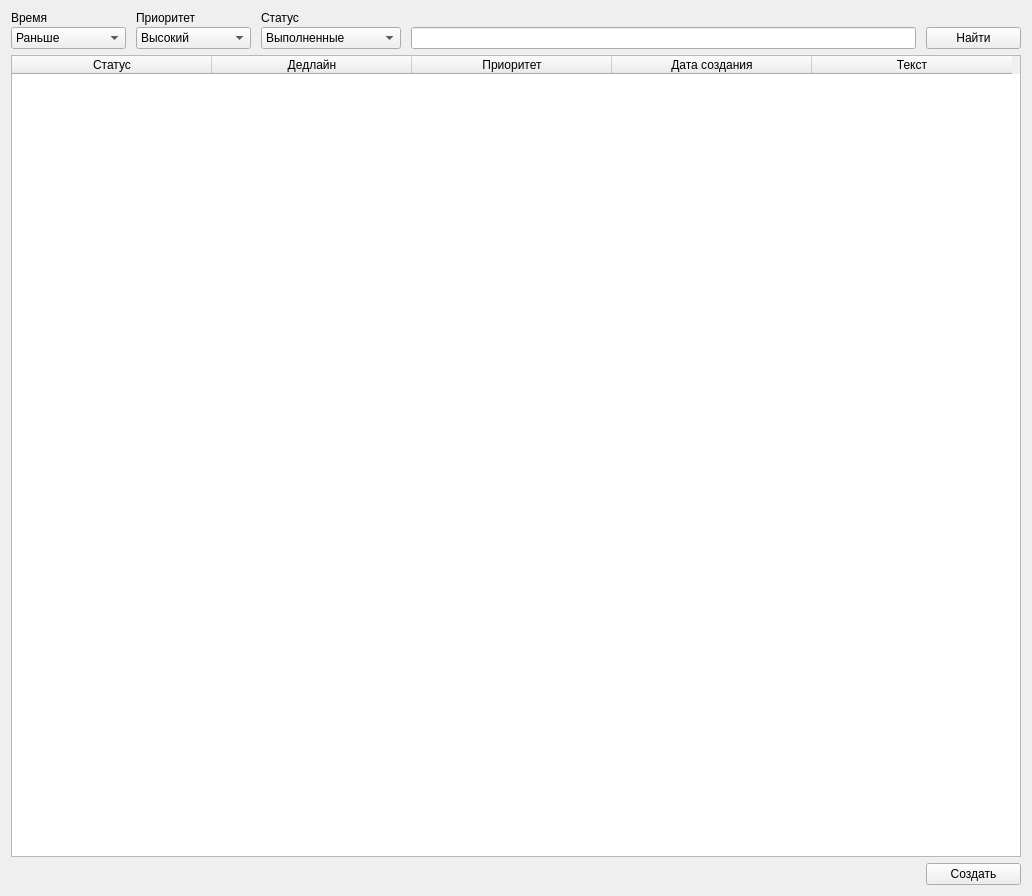
<?xml version="1.0" encoding="UTF-8"?>
<ui version="4.0">
 <class>mainMenu</class>
 <widget class="QWidget" name="mainMenu">
  <property name="geometry">
   <rect>
    <x>0</x>
    <y>0</y>
    <width>1030</width>
    <height>896</height>
   </rect>
  </property>
  <property name="windowTitle">
   <string>MainMenu</string>
  </property>
  <layout class="QGridLayout" name="gridLayout_3">
   <item row="0" column="0">
    <layout class="QGridLayout" name="gridLayout">
     <property name="sizeConstraint">
      <enum>QLayout::SetMinimumSize</enum>
     </property>
     <property name="horizontalSpacing">
      <number>10</number>
     </property>
     <property name="verticalSpacing">
      <number>2</number>
     </property>
     <item row="1" column="3">
      <widget class="QLineEdit" name="searchLine">
       <property name="minimumSize">
        <size>
         <width>300</width>
         <height>0</height>
        </size>
       </property>
       <property name="maximumSize">
        <size>
         <width>845</width>
         <height>16777215</height>
        </size>
       </property>
       <property name="text">
        <string/>
       </property>
      </widget>
     </item>
     <item row="0" column="0">
      <widget class="QLabel" name="label">
       <property name="sizePolicy">
        <sizepolicy hsizetype="Fixed" vsizetype="Fixed">
         <horstretch>0</horstretch>
         <verstretch>0</verstretch>
        </sizepolicy>
       </property>
       <property name="minimumSize">
        <size>
         <width>115</width>
         <height>10</height>
        </size>
       </property>
       <property name="text">
        <string>Время</string>
       </property>
      </widget>
     </item>
     <item row="0" column="1">
      <widget class="QLabel" name="label_2">
       <property name="sizePolicy">
        <sizepolicy hsizetype="Fixed" vsizetype="Fixed">
         <horstretch>0</horstretch>
         <verstretch>0</verstretch>
        </sizepolicy>
       </property>
       <property name="minimumSize">
        <size>
         <width>115</width>
         <height>10</height>
        </size>
       </property>
       <property name="text">
        <string>Приоритет</string>
       </property>
      </widget>
     </item>
     <item row="1" column="0">
      <widget class="QComboBox" name="time">
       <property name="sizePolicy">
        <sizepolicy hsizetype="Fixed" vsizetype="Fixed">
         <horstretch>0</horstretch>
         <verstretch>0</verstretch>
        </sizepolicy>
       </property>
       <property name="minimumSize">
        <size>
         <width>115</width>
         <height>10</height>
        </size>
       </property>
       <item>
        <property name="text">
         <string>Раньше</string>
        </property>
       </item>
       <item>
        <property name="text">
         <string>Позже</string>
        </property>
       </item>
      </widget>
     </item>
     <item row="0" column="2">
      <widget class="QLabel" name="label_3">
       <property name="text">
        <string>Статус</string>
       </property>
      </widget>
     </item>
     <item row="1" column="4">
      <widget class="QPushButton" name="search">
       <property name="sizePolicy">
        <sizepolicy hsizetype="Fixed" vsizetype="Fixed">
         <horstretch>0</horstretch>
         <verstretch>0</verstretch>
        </sizepolicy>
       </property>
       <property name="minimumSize">
        <size>
         <width>95</width>
         <height>0</height>
        </size>
       </property>
       <property name="text">
        <string>Найти</string>
       </property>
      </widget>
     </item>
     <item row="1" column="1">
      <widget class="QComboBox" name="priority">
       <property name="sizePolicy">
        <sizepolicy hsizetype="Fixed" vsizetype="Fixed">
         <horstretch>0</horstretch>
         <verstretch>0</verstretch>
        </sizepolicy>
       </property>
       <property name="minimumSize">
        <size>
         <width>115</width>
         <height>10</height>
        </size>
       </property>
       <item>
        <property name="text">
         <string>Высокий</string>
        </property>
       </item>
       <item>
        <property name="text">
         <string>Низкий</string>
        </property>
       </item>
      </widget>
     </item>
     <item row="1" column="2">
      <widget class="QComboBox" name="status">
       <property name="sizePolicy">
        <sizepolicy hsizetype="Fixed" vsizetype="Fixed">
         <horstretch>0</horstretch>
         <verstretch>0</verstretch>
        </sizepolicy>
       </property>
       <property name="minimumSize">
        <size>
         <width>140</width>
         <height>10</height>
        </size>
       </property>
       <item>
        <property name="text">
         <string>Выполненные</string>
        </property>
       </item>
       <item>
        <property name="text">
         <string>Не выполненные</string>
        </property>
       </item>
      </widget>
     </item>
    </layout>
   </item>
   <item row="1" column="0">
    <layout class="QGridLayout" name="gridLayout_2">
     <item row="0" column="0" colspan="2" alignment="Qt::AlignHCenter">
      <widget class="QTableWidget" name="table">
       <property name="sizePolicy">
        <sizepolicy hsizetype="Expanding" vsizetype="Expanding">
         <horstretch>0</horstretch>
         <verstretch>0</verstretch>
        </sizepolicy>
       </property>
       <property name="minimumSize">
        <size>
         <width>1010</width>
         <height>0</height>
        </size>
       </property>
       <property name="maximumSize">
        <size>
         <width>1010</width>
         <height>16777215</height>
        </size>
       </property>
       <property name="rowCount">
        <number>0</number>
       </property>
       <attribute name="horizontalHeaderDefaultSectionSize">
        <number>200</number>
       </attribute>
       <attribute name="horizontalHeaderShowSortIndicator" stdset="0">
        <bool>false</bool>
       </attribute>
       <column>
        <property name="text">
         <string>Статус</string>
        </property>
        <property name="textAlignment">
         <set>AlignCenter</set>
        </property>
       </column>
       <column>
        <property name="text">
         <string>Дедлайн</string>
        </property>
        <property name="textAlignment">
         <set>AlignCenter</set>
        </property>
       </column>
       <column>
        <property name="text">
         <string>Приоритет</string>
        </property>
        <property name="textAlignment">
         <set>AlignCenter</set>
        </property>
       </column>
       <column>
        <property name="text">
         <string>Дата создания</string>
        </property>
        <property name="textAlignment">
         <set>AlignCenter</set>
        </property>
       </column>
       <column>
        <property name="text">
         <string>Текст</string>
        </property>
        <property name="textAlignment">
         <set>AlignCenter</set>
        </property>
       </column>
      </widget>
     </item>
     <item row="1" column="1" alignment="Qt::AlignRight">
      <widget class="QPushButton" name="create">
       <property name="sizePolicy">
        <sizepolicy hsizetype="Fixed" vsizetype="Fixed">
         <horstretch>0</horstretch>
         <verstretch>0</verstretch>
        </sizepolicy>
       </property>
       <property name="minimumSize">
        <size>
         <width>95</width>
         <height>0</height>
        </size>
       </property>
       <property name="text">
        <string>Создать</string>
       </property>
      </widget>
     </item>
    </layout>
   </item>
  </layout>
 </widget>
 <resources/>
 <connections/>
</ui>
